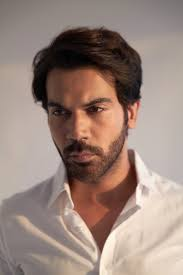
#> input picture dataset/pictures/Rajkumar Rao/download (3).jpg, 183 x 275 px
$ jupyter execute notebook-1.ipynb   (shell and % lines are left out)
#> lines starting #> are read from the running program, lines starting #| are printed output that depends on the picture
[cell 1]
import numpy as np
import matplotlib.pyplot as plt
import matplotlib
import cv2

[cell 2]
# ...existing code...
img = cv2.imread("./pictures/Rajkumar Rao/download (3).jpg")
#> img is the input picture: shape (275, 183, 3); mean B, G, R 123.7, 133.1, 154
print(img.shape)  # (height, width, channels)
#| (275, 183, 3)
# ...existing code...

[cell 3]
plt.imshow(img)

[cell 4]
gray=cv2.cvtColor(img,cv2.COLOR_BGR2GRAY)
plt.imshow(gray,cmap='gray')

[cell 5]
face_cascade=cv2.CascadeClassifier("./opencv/haarcascades/haarcascade_frontalface_default.xml")
faces=face_cascade.detectMultiScale(gray,1.1,3)
#> faces = [[31, 70, 103, 103]]
faces
#> Out = [[31, 70, 103, 103]]

[cell 6]
x,y,w,h=faces[0]
#> x = 31; y = 70; w = 103; h = 103

[cell 7]
face_img=cv2.rectangle(img,(x,y),(x+w,y+h),(0,255,0),2)
plt.imshow(face_img)

[cell 8]
eye_cascade = cv2.CascadeClassifier("./opencv/haarcascades/haarcascade_eye.xml")
if eye_cascade.empty():
    print("Error: Eye cascade file not loaded. Check the file path.")
else:
    eyes=eye_cascade.detectMultiScale(gray,1.1,3)
#> eyes = [[78, 97, 27, 27], [47, 102, 23, 23]]
    print(eyes)
#| [[ 78  97  27  27]
#|  [ 47 102  23  23]]
    # ...your detection code...

[cell 9]
cv2.destroyAllWindows()
for (x,y,w,h) in faces:
    face_img=cv2.rectangle(img, (x,y), (x+w,y+h), (255,0,0), 2)
    roi_gray = gray[y:y+h, x:x+w]
    roi_color = img[y:y+h, x:x+w]
    eyes=eye_cascade.detectMultiScale(roi_gray)
    for (ex,ey,ew,eh) in eyes:
        cv2.rectangle(roi_color, (ex,ey), (ex+ew,ey+eh), (0,255,0), 2)
#> this loop made 1 pass
#> (x, y, w, h, eyes) on pass 1: (31, 70, 103, 103, [[52, 28, 22, 22], [17, 31, 22, 22], [39, 25, 31, 31]])
#> pass 1, `roi_gray = gray[y:y+h, x:x+w]`:
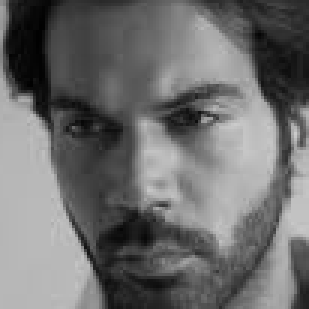
#> roi_gray: shape (103, 103) (shown 3 times larger); min 1, max 203, mean 109.2
#> after the loop:
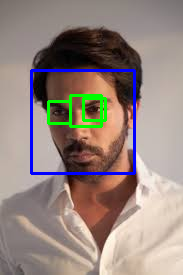
#> img: shape (275, 183, 3); mean B, G, R 126.4, 133, 148.4
#> after the loop:
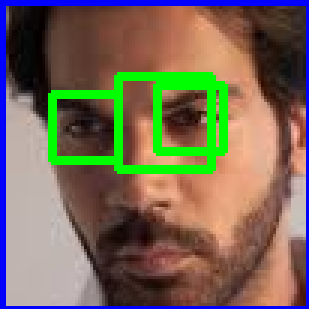
#> roi_color: shape (103, 103, 3) (shown 3 times larger); mean B, G, R 87.8, 105.2, 118.2

plt.figure()
plt.imshow(face_img,cmap='gray')
plt.show()

[cell 10]
plt.imshow(roi_color,cmap='gray')

[cell 11]
def croped_face(address):
    img=cv2.imread(address)
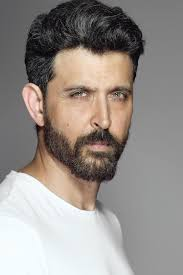
#> input picture dataset/pictures/Hrithik Roshan/download (5).jpg, 183 x 275 px, found by its file name
#> img is the input picture: shape (275, 183, 3); mean B, G, R 138.6, 143.3, 150
    print(address)
    gray=cv2.cvtColor(img,cv2.COLOR_BGR2GRAY)
    face_cascade=cv2.CascadeClassifier("./opencv/haarcascades/haarcascade_frontalface_default.xml")
    faces=face_cascade.detectMultiScale(gray,1.3,3)
#> faces = [[38, 50, 120, 120]]
    for (x,y,w,h) in faces:
        roi_color=img[y:y+h,x:x+w]
        if len(eyes)>2:
            return roi_color
#> this loop made 1 pass
#> call 2 of croped_face, with address = '.\\pictures\\Rajnikanth\\download.jpg'
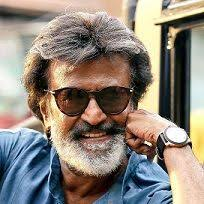
#> input picture dataset/pictures/Rajnikanth/download.jpg, 204 x 204 px, found by its file name
#> in croped_face, img is the input picture: shape (204, 204, 3); mean B, G, R 122.4, 131.8, 140.7
#> in croped_face (call 2), `gray=cv2.cvtColor(img,cv2.COLOR_BGR2GRAY)`:
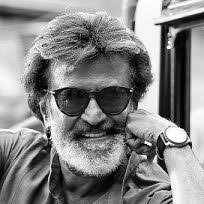
#> gray: shape (204, 204); min 0, max 255, mean 133.4
#> in croped_face (call 2), `faces=face_cascade.detectMultiScale(gray,1.3,3)`: faces = [[35, 54, 116, 116]]
#> this loop made 1 pass
#> pass 1, in croped_face (call 2), `roi_color=img[y:y+h,x:x+w]`:
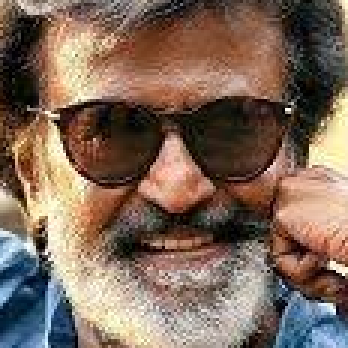
#> roi_color: shape (116, 116, 3) (shown 3 times larger); mean B, G, R 90, 104.5, 126.4

[cell 12]
croped_face("./pictures/Hrithik Roshan\download (5).jpg")

[cell 13]
croped_face(".\pictures\Rajnikanth\download.jpg")

[cell 14]
path_to_dataset = "./pictures/"
#> path_to_dataset = './pictures/'
path_to_cropped = "./pictures/cropped_faces/"

[cell 15]
import os
img_dir=[]
for i in os.scandir(path_to_dataset):
    if i.is_dir():
        img_dir.append(i.path)

[cell 16]
img_dir
#> Out = ['./pictures/Aamir Khan', './pictures/Rajnikanth', './pictures/Rajkumar Rao', './pictures/Hrithik Roshan']

[cell 17]
import shutil
if os.path.exists(path_to_cropped):
    shutil.rmtree(path_to_cropped)
os.makedirs(path_to_cropped)

[cell 18]
cropped_img_dir = []
celebrity_names = []
celebrity_file_name=dict()

for i in img_dir:
    count=1
    celebrity=i.split('/')[-1]
#> celebrity = 'Aamir Khan'
    celebrity_names.append(celebrity)
    celebrity_file_name[celebrity]=[]
    print(celebrity)
#| Aamir Khan
    for j in os.scandir(i):
        roi_color=croped_face(j.path)
#> call 3 of croped_face, with address = './pictures/Aamir Khan/download (2).jpeg'
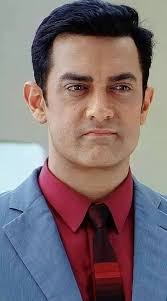
#> input picture dataset/pictures/Aamir Khan/download (2).jpeg, 167 x 301 px
#> in croped_face, img is the input picture: shape (301, 167, 3); mean B, G, R 115.8, 112, 126.6
#> in croped_face (call 3), `gray=cv2.cvtColor(img,cv2.COLOR_BGR2GRAY)`:
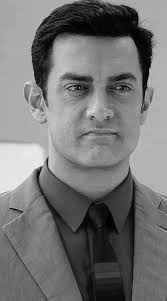
#> gray: shape (301, 167); min 0, max 244, mean 116.8
#> in croped_face (call 3), `faces=face_cascade.detectMultiScale(gray,1.3,3)`: faces = [[38, 42, 121, 121]]
#> the loop in croped_face, `for (x,y,w,h) in faces:` made 1 pass
#> pass 1, in croped_face (call 3), `roi_color=img[y:y+h,x:x+w]`:
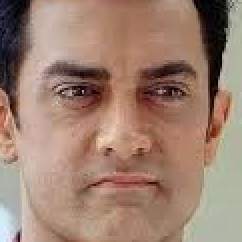
#> roi_color: shape (121, 121, 3) (shown 2 times larger); mean B, G, R 112.9, 129, 158.4
        if roi_color is not None:
            croped_folder=path_to_cropped + celebrity
#> croped_folder = './pictures/cropped_faces/Aamir Khan'
            if not os.path.exists(croped_folder):
                os.makedirs(croped_folder)
                cropped_img_dir.append(croped_folder)
                print("generating folder for", celebrity)

            cropped_file_name=celebrity+str(count)+".png"
#> cropped_file_name = 'Aamir Khan1.png'
            cropped_file_path=croped_folder+ "/" + cropped_file_name

            cv2.imwrite(cropped_file_path, roi_color)
            celebrity_file_name[celebrity].append(cropped_file_path)
            count+=1
